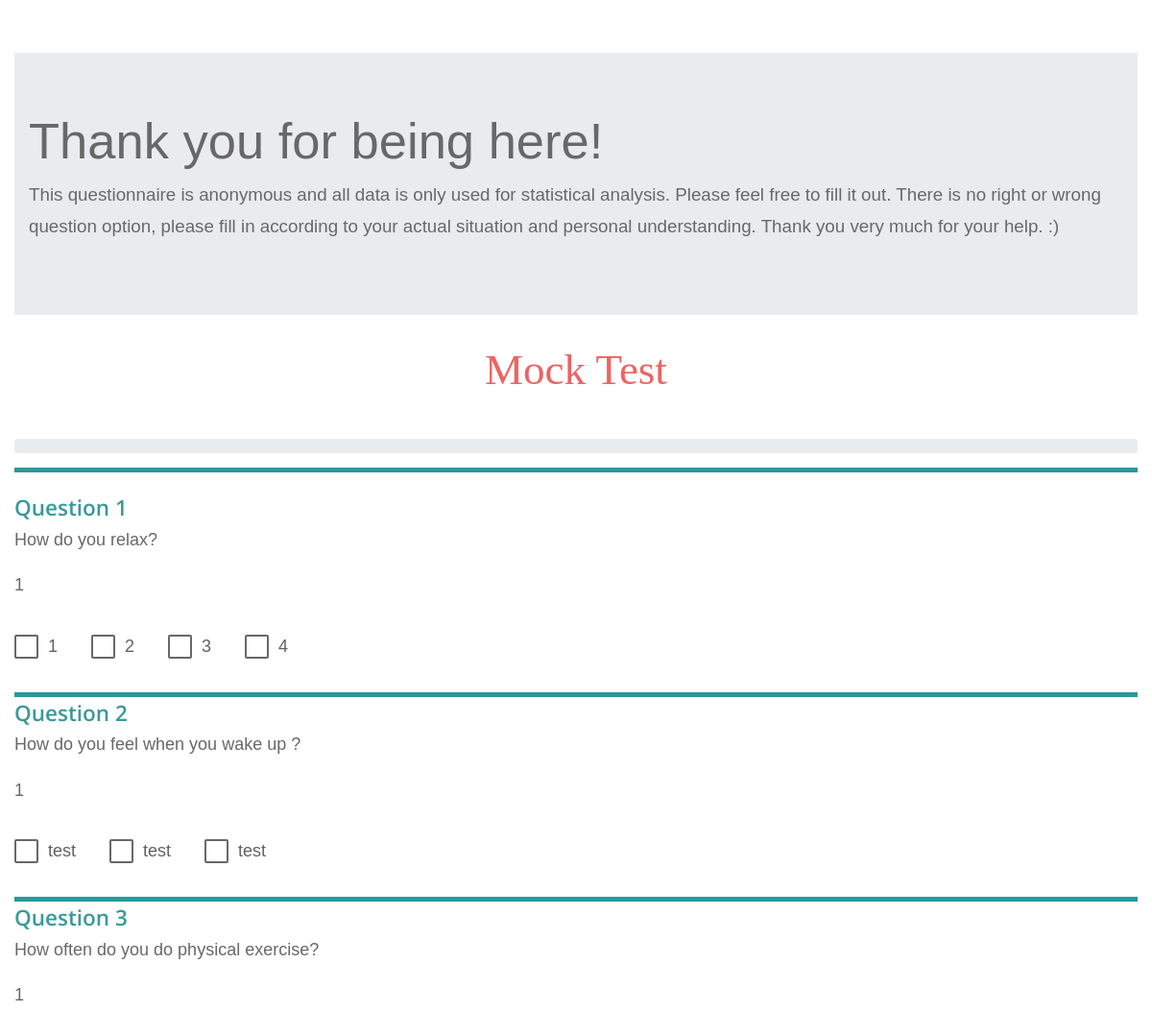
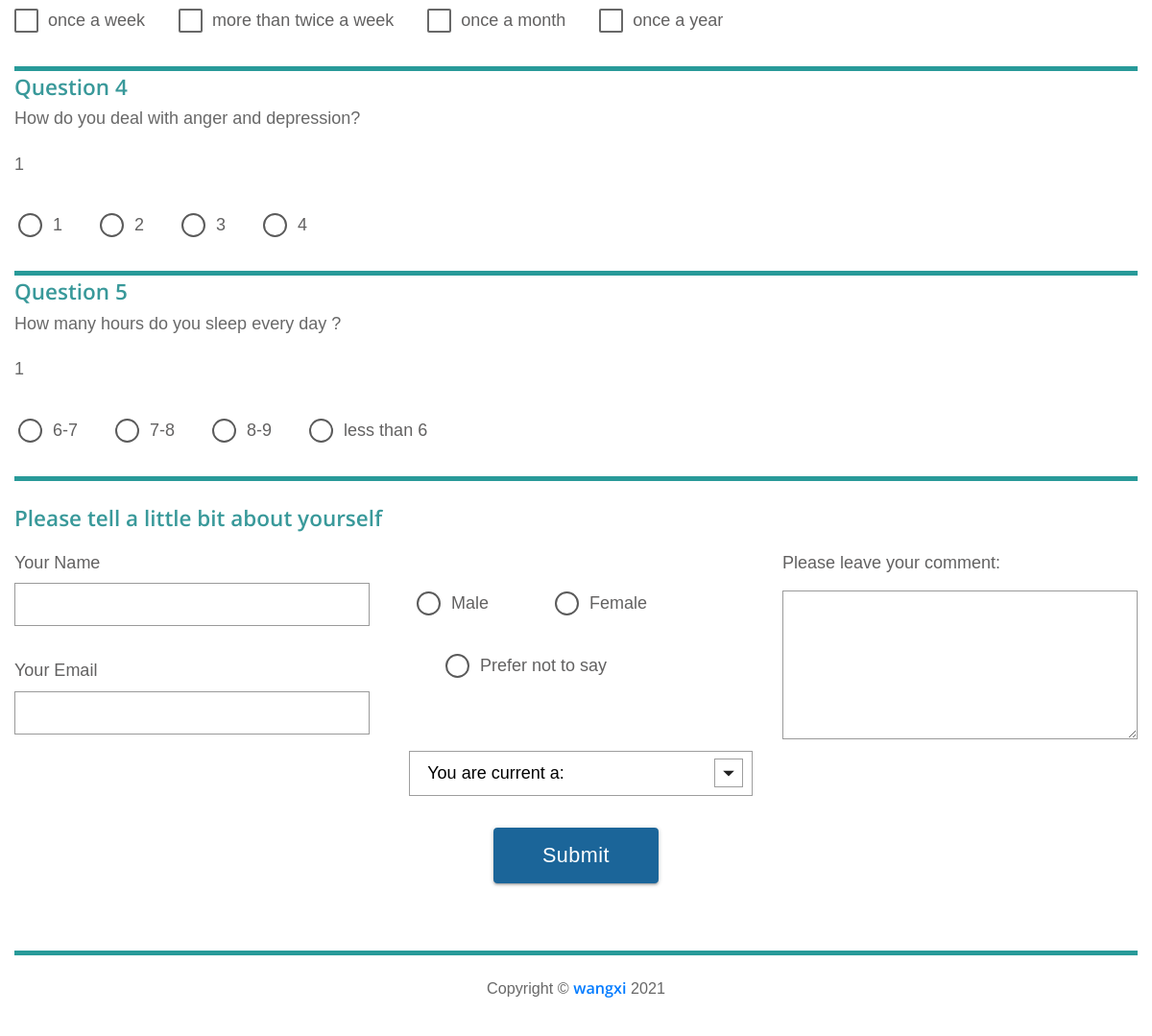
The page /questionnaire/6/ on the database its author committed (2 pictures, top to bottom).
### polls/models.py (models this page shows, shortened)
class Questionnaire(models.Model):
    title = models.CharField(max_length=200)
    pub_date = models.DateTimeField('date published')

class Question(models.Model):
    questionnaire = models.ForeignKey(Questionnaire, on_delete=models.CASCADE)
    question_text = models.CharField(max_length=200)
    is_checkbox = models.IntegerField(default=0)
    feedforward = models.CharField(max_length=200)
    pub_date = models.DateTimeField('date published')
    def get_questionnaire_title(self):
        return self.questionnaire.title
    def get_chioce_count(self):
        return self.choice_set.count()
    def get_vote_count(self):
        _count = 0
        for choice in self.choice_set.all():
            _count += choice.votes
        return _count
    def get_feedforward(self):
        return self.feedforward
    get_questionnaire_title.short_description = 'questionnaire'
    get_chioce_count.short_description = 'Total chioce'
    get_vote_count.short_description = 'Total votes'
    get_feedforward.short_description = 'Feedforward'

class Choice(models.Model):
    question = models.ForeignKey(Question, on_delete=models.CASCADE)
    choice_text = models.CharField(max_length=200)
    votes = models.IntegerField(default=0)

### polls/views.py (the view)
# urls.py: path('questionnaire/<int:questionnaire_id>/', views.get_questionnaire, name='get_questionnaire'),
def get_questionnaire(request, questionnaire_id):
    questionnaire = get_object_or_404(Questionnaire, pk=questionnaire_id)
    questions = questionnaire.question_set.all()
    latest_question_list = questions.order_by('is_checkbox')[:]
    context = {
        'latest_question_list': latest_question_list,
        'title': questionnaire.title,
        'count': latest_question_list.count(),
    }
    return render(request, 'polls/questions.html', context)

### polls/templates/polls/questions.html (shortened to what this page needs)
<!DOCTYPE HTML PUBLIC "-//W3C//DTD HTML 4.01 Transitional//EN"
        "http://www.w3.org/TR/html4/loose.dtd">
<html>
<head>
    {% load static %}
    <link rel="stylesheet" href="{% static 'polls/css/googleapis.fonts.css' %}">
    <link rel="stylesheet" href="{% static 'polls/css/materialize.min.css' %}">
    <link rel="stylesheet" href="{% static 'polls/css/bootstrap.min.css' %}">
    <link rel="stylesheet" href="{% static 'polls/css/all.min.css' %}">
    <link rel="stylesheet" href="{% static 'polls/css/templatemo-style.css' %}">
    <link rel="stylesheet" href="{% static 'polls/css/top.css' %}">
</head>
<body>
<div class="container">
    <div class="jumbotron jumbotron-fluid">
        <div class="container">
            <h1 class="display-4">Thank you for being here!</h1>
            <p class="lead">This questionnaire is anonymous and all data is only used for statistical analysis. Please feel free to fill it out. There is no right or wrong question option, please fill in according to your actual situation and personal understanding. Thank you very much for your help. :)</p>
        </div>
    </div>
    <div class="page-header text-center" style="margin-bottom: 45px">
        <h1 style="color:#EE6363;font-family: 'STLiti',serif;"><big>{{ title }}</big></h1>
    </div>
    <div class="progress sticky-top active">
    </div>
    <div class="row">
        <div class="col-12">
            <hr>
        </div>
    </div>
    <form action="{% url 'polls:vote' %}" method="post">
        <div class="row">
            {% if latest_question_list %}
                {% for question in latest_question_list %}
                    <div class="col-12">
                        <span class="tm-question-header">Question {{ forloop.counter }}</span>
                        <p>{{ question.question_text }}</p>
                        <p>{{ question.feedforward }}</p>
                        <div class="tm-q-choice-container">
                            {% if question.is_checkbox == 0 %}
                                {% for choice in question.choice_set.all %}
                                    <label class="tm-q-choice tm-q-choice-2-col">
                                        <div class="mb-3">
                                            <span>{{ choice.choice_text }}</span>
                                        </div>
                                    </label>
                                {% endfor %}
                            {% elif question.is_checkbox == 1 %}
                                {% for choice in question.choice_set.all %}
                                    <label class="tm-q-choice tm-q-choice-2-col">
                                        <div class="mb-3">
                                            <span>{{ choice.choice_text }}</span>
                                        </div>
                                    </label>
                                {% endfor %}
                            {% endif %}
                        </div>
                    </div>
                    <div class="col-12">
                        <hr>
                    </div>
                {% endfor %}
            {% endif %}
            <div class="col-12">
                <h2 class="tm-question-header tm-question-header-mt">Please tell a little bit about yourself</h2>
                <div class="row">
                    <div class="col-md-6 col-lg-4">
                        <div class="form-group">
                            <label for="inputName">Your Name</label>
                            <input type="text" class="form-control browser-default" id="inputName" name="name"
                                   aria-describedby="nameHelp">
                        </div>
                        <div class="form-group">
                            <label for="inputEmail">Your Email</label>
                            <input type="email" class="form-control browser-default" id="inputEmail" name="email"
                                   aria-describedby="emailHelp">
                        </div>
                    </div>
                    <div class="col-md-6 col-lg-4">
                        <div class="tm-choice-mt">
                            <label class="tm-q-choice">
                                <span>Male</span>
                            </label>
                            <label class="tm-q-choice tm-choice-ml">
                                <span>Female</span>
                            </label>
                            <label class="tm-q-choice tm-choice-ml">
                                <span>Prefer not to say</span>
                            </label>
                        </div>
                        <div class="input-field col tm-dropdown-container">
                        </div>
                    </div>
                    <div class="col-md-12 col-lg-4">
                        <label for="message" class="mb-3">Please leave your comment:</label>
                        <textarea class="p-3" name="message" id="message" cols="30" rows="3"></textarea>
                    </div>
                </div>
            </div>
            <div class="col-12 text-center tm-submit-container">
                <button type="submit" class="btn btn-primary tm-btn-submit">Submit
                </button>
            </div>
            <div class="col-12">
                <hr>
            </div>
        </div>
    </form>
    <div class="row">
        <div class="col-12">
            <footer>
                <p class="text-center mb-3 tm-footer-text">Copyright &copy; <a href="/admin" target="_blank"><strong>wangxi</strong></a>
                    2021</p>
            </footer>
        </div>
    </div>
</div>
</body>
</html>

### polls/static/polls/css/templatemo-style.css (style rules this page uses)
body { color: #686868; font-family: "Open Sans", Arial, Helvetica, sans-serif; font-size: 18px; padding-top: 55px; overflow-x: hidden; }
.btn { font-size: 1em; height: auto; text-transform: capitalize; font-size: 1em; }
.btn-primary { background-color: #1b6599; border-color: #1b6599; padding: 14px 44px; }
.tm-btn-submit { font-size: 1.2em; padding: 12px 50px; }
hr { border-top: 5px solid #289a99; margin-top: 0; margin-bottom: 0; }
p { line-height: 1.8; }
.tm-question-header { font-size: 1.5rem; font-weight: 600; color: #39999a; margin-top: 5px; margin-bottom: 20px; }
.tm-question-header-mt { margin-top: 25px; }
.tm-q-choice-container { margin-left: -15px; margin-right: -15px; }
.tm-q-choice { margin: 20px 15px; }
[type="radio"]:not(:checked) + span, [type="radio"]:checked + span { font-size: 18px; padding-left: 40px; }
[type="radio"] + span:before, [type="radio"] + span:after { border-color: #686868; width: 25px; height: 25px; top: -4px; }
[type="checkbox"].filled-in:checked + span:not(.lever):after, [type="checkbox"].filled-in:not(:checked) + span:not(.lever):after { width: 25px; height: 25px; }
[type="checkbox"].filled-in:not(:checked) + span:not(.lever):after { border-color: #686868; }
[type="checkbox"] + span:not(.lever) { font-size: 18px; }
label { color: #626161; font-size: 18px; }
textarea { height: 155px; border-color: #9a9a9a; }
textarea { outline-color: rgba(57, 153, 154, 0.3); }
.tm-dropdown-container { margin-top: 56px; height: 45px; }
.tm-submit-container { margin-bottom: 70px; }
.tm-choice-ml { margin-left: 45px; }
.tm-choice-mt { margin-top: 23px; }
.form-control { border-radius: 0; height: 45px; border-color: #9a9a9a; }
.form-group { margin-bottom: 33px; }
.tm-footer-text { font-size: 0.9em; }
@media (min-width: 1200px) { .container { max-width: 1200px; } }

### rows shown on the page
Questionnaire: title "Mock Test"
Question: question_text "How do you relax?", feedforward "1"
Choice: choice_text "1"
Choice: choice_text "2"
Choice: choice_text "3"
Choice: choice_text "4"
Question: question_text "How do you feel when you wake up ?", feedforward "1"
Choice: choice_text "test"
Choice: choice_text "test"
Choice: choice_text "test"
Question: question_text "How often do you do physical exercise?", feedforward "1"
Choice: choice_text "once a week"
Choice: choice_text "more than twice a week"
Choice: choice_text "once a month"
Choice: choice_text "once a year"
Question: question_text "How do you deal with anger and depression?", feedforward "1"
Choice: choice_text "1"
Choice: choice_text "2"
Choice: choice_text "3"
Choice: choice_text "4"
Question: question_text "How many hours do you sleep every day ?", feedforward "1"
Choice: choice_text "6-7"
Choice: choice_text "7-8"
Choice: choice_text "8-9"
Choice: choice_text "less than 6"
